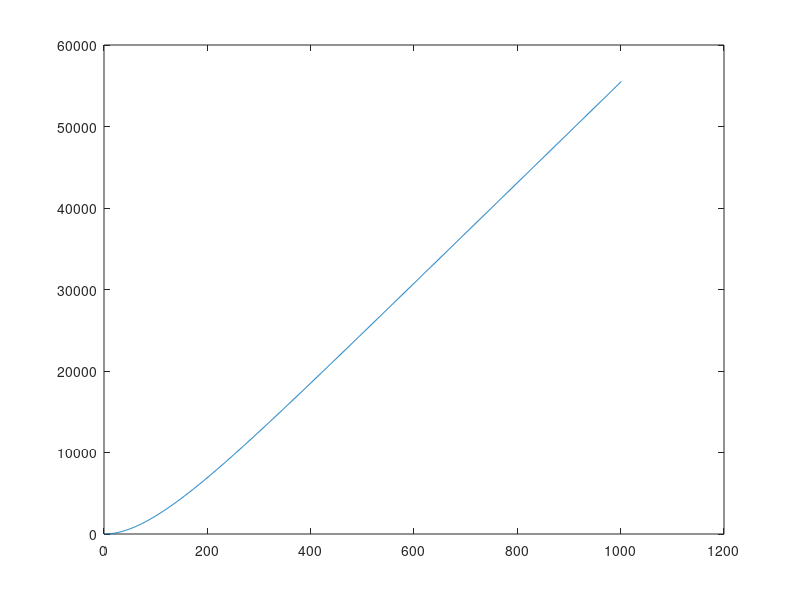
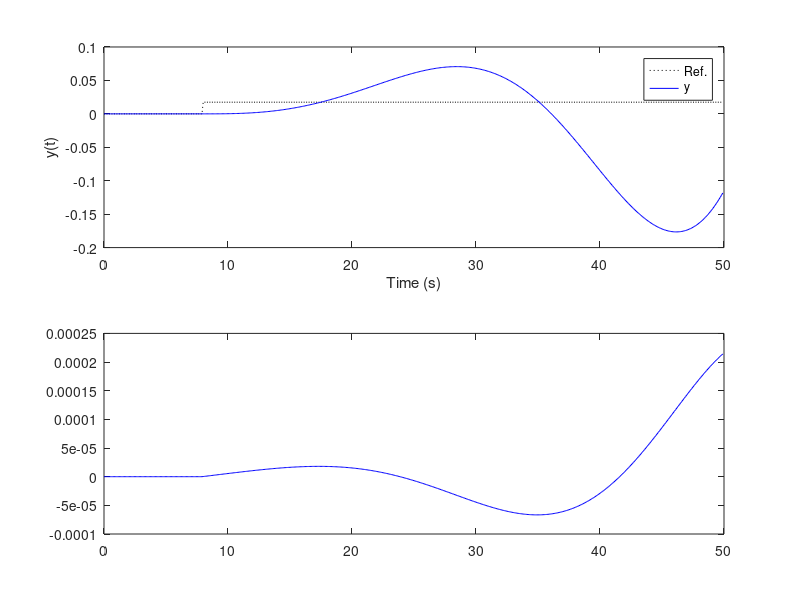

The MATLAB source for these figures, in order:
%% Atividade 05: Projetar e implementar, por simulação, o  PMVC, DMC e GPC.
clear all; close all; clc;

%% Parametros
Ts = 0.1;                 % periodo de amostragem (s)
td = 0;                 % atraso continuo (s)
d = round((td/Ts) + 1)  % atraso discreto (em amostras)

Ny = 2; Nu = 1;         % horizonte de predição
lam = 1e5;             % fator de ponderação de controle

%% Planta a) Dinâmica do ângulo de roll do VLS-1 em Max Q

% Modelo contínuo
    Gs = tf(61.0492, [1  0.098859 0]);
    
    % Verificando os autovalores
    disp('Autovalores da planta:')
    eig(Gs)

% Modelo discreto
    Gz = c2d(Gs,Ts, 'zoh')
        Az = Gz.den{1};
            a1 = Az(2); a2 = Az(3);
        Bz = Gz.num{1}
            b0 = Bz(2); b1 = Bz(3);

%% DMC

% Resposta ao degral para criar o database
tfinal = 10; 
Ntest = round(tfinal/Ts); 
y = step(Gz,Ntest); figure; plot(y); %title('Resposta ao degrau');

g = y(1:81); 
g = g(2:81);    % Remark: getting rid of the null initial value!
N = length(g); 
clear y;

% Matriz G
Gorig = toeplitz(g); % Toeplitz Matrix based on g
Gorig = tril(Gorig); % Lower Trianglar matrix based on Gorig

  G = Gorig(1:Ny,1:Nu)

% Ganho baseado em G e lam
  K = inv( G'*G +lam*eye(Nu,Nu) )*G'

  K1 = K(1,:)

% Matriz F
Fi = []; 
  for i = 1:N-Ny % REMARK!!!
      Fi = [Fi g(i+1:Ny+i,1)-g(i,1)];
  end
    F = [ones(Ny,1) Fi];
    
%% Simulação
tfinal = tfinal*5; 
Nsim = round(tfinal/Ts); % total number of iterations for the sim.

r(1:N)=0; r(N+1:Nsim+Ny)= 1*(pi/180);
r = r'; % Making sure that this is a column vector!

for k = 1:N % initial conditions (N is huge!)
    y(k)=0;
    u(k)=0;
    du(k)=0;
end
for k = N+1:Nsim
    % Plant model
    y(k) = -a1*y(k-1) -a2*y(k-2) +b0*u(k-d) +b1*u(k-d-1);

    % DMC
      U = []; % du(k) regressors
      for i=1:N-Ny
          U = [U; du(k-i)];
      end
      x = [y(k);U];

      % Control law
      du(k) = K1*( r(k:k+Ny-1,1)-F*x );

      u(k) = u(k-1) +du(k);

      % Saturação
        % if u(k) >= 0.06981
        %   u(k) = 0.06981;
        % elseif u(k) <= 0
        %   u(k) = 0;
        % end
end

%% Plots
t=0:Ts:Nsim*Ts-Ts;
figure;
subplot(211)
    plot(t,r(1:Nsim),':k'); hold;
    plot(t,y,'b');
    legend('Ref.','y');
    ylabel('y(t)'); xlabel('Time (s)');

subplot(212)
    plot(t,u,'b');
